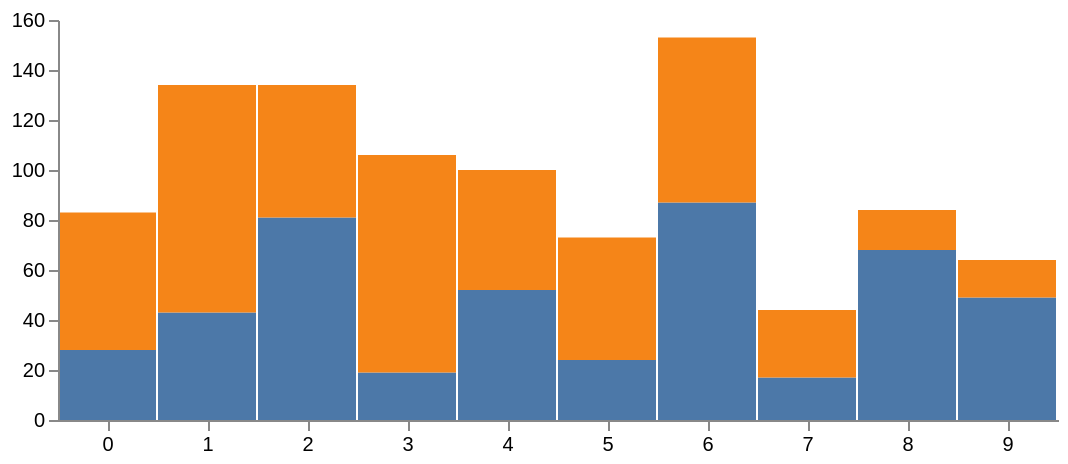

Source (Vega-Lite JSON):
### Vega specification from a JSON file in a GitHub repository (floating-point values rounded to 4 significant figures)
{"$schema": "https://vega.github.io/schema/vega/v6.json", "description": "A basic stacked bar chart example.", "width": 500, "height": 200, "padding": 5, "data": [{"name": "table", "values": [{"x": 0, "y": 28, "c": 0}, {"x": 0, "y": 55, "c": 1}, {"x": 1, "y": 43, "c": 0}, {"x": 1, "y": 91, "c": 1}, {"x": 2, "y": 81, "c": 0}, {"x": 2, "y": 53, "c": 1}, {"x": 3, "y": 19, "c": 0}, {"x": 3, "y": 87, "c": 1}, {"x": 4, "y": 52, "c": 0}, {"x": 4, "y": 48, "c": 1}, {"x": 5, "y": 24, "c": 0}, {"x": 5, "y": 49, "c": 1}, {"x": 6, "y": 87, "c": 0}, {"x": 6, "y": 66, "c": 1}, {"x": 7, "y": 17, "c": 0}, {"x": 7, "y": 27, "c": 1}, {"x": 8, "y": 68, "c": 0}, {"x": 8, "y": 16, "c": 1}, {"x": 9, "y": 49, "c": 0}, {"x": 9, "y": 15, "c": 1}], "transform": [{"type": "stack", "groupby": ["x"], "sort": {"field": "c"}, "field": "y"}]}], "scales": [{"name": "x", "type": "band", "range": "width", "domain": {"data": "table", "field": "x"}}, {"name": "y", "type": "linear", "range": "height", "nice": true, "zero": true, "domain": {"data": "table", "field": "y1"}}, {"name": "color", "type": "ordinal", "range": "category", "domain": {"data": "table", "field": "c"}}], "axes": [{"orient": "bottom", "scale": "x", "zindex": 1}, {"orient": "left", "scale": "y", "zindex": 1}], "marks": [{"type": "rect", "from": {"data": "table"}, "encode": {"enter": {"x": {"scale": "x", "field": "x"}, "width": {"scale": "x", "band": 1, "offset": -1}, "y": {"scale": "y", "field": "y0"}, "y2": {"scale": "y", "field": "y1"}, "fill": {"scale": "color", "field": "c"}}, "update": {"fillOpacity": {"value": 1}}, "hover": {"fillOpacity": {"value": 0.5}}}}]}
